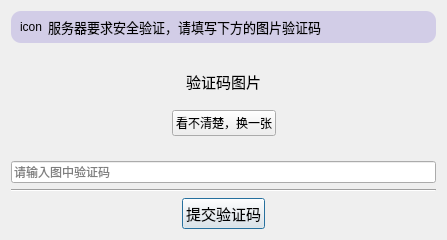
<?xml version="1.0" encoding="UTF-8"?>
<ui version="4.0">
 <class>Dialog</class>
 <widget class="QDialog" name="Dialog">
  <property name="geometry">
   <rect>
    <x>0</x>
    <y>0</y>
    <width>447</width>
    <height>240</height>
   </rect>
  </property>
  <property name="minimumSize">
   <size>
    <width>447</width>
    <height>240</height>
   </size>
  </property>
  <property name="maximumSize">
   <size>
    <width>447</width>
    <height>240</height>
   </size>
  </property>
  <property name="font">
   <font>
    <pointsize>9</pointsize>
   </font>
  </property>
  <property name="windowTitle">
   <string>发贴图片验证码</string>
  </property>
  <layout class="QGridLayout" name="gridLayout">
   <item row="0" column="0">
    <widget class="QFrame" name="frame_4">
     <property name="styleSheet">
      <string notr="true">QFrame#frame_4{
	background-color: rgba(91, 68, 200, 50);
	border-radius: 10px;
}</string>
     </property>
     <property name="frameShape">
      <enum>QFrame::StyledPanel</enum>
     </property>
     <property name="frameShadow">
      <enum>QFrame::Raised</enum>
     </property>
     <layout class="QGridLayout" name="gridLayout_6" columnstretch="0,1">
      <property name="topMargin">
       <number>6</number>
      </property>
      <property name="bottomMargin">
       <number>6</number>
      </property>
      <item row="0" column="1">
       <widget class="QLabel" name="label_15">
        <property name="font">
         <font>
          <pointsize>10</pointsize>
         </font>
        </property>
        <property name="text">
         <string>服务器要求安全验证，请填写下方的图片验证码</string>
        </property>
       </widget>
      </item>
      <item row="0" column="0">
       <widget class="QLabel" name="label_21">
        <property name="text">
         <string>icon</string>
        </property>
       </widget>
      </item>
     </layout>
    </widget>
   </item>
   <item row="4" column="0">
    <widget class="Line" name="line">
     <property name="orientation">
      <enum>Qt::Horizontal</enum>
     </property>
    </widget>
   </item>
   <item row="5" column="0">
    <layout class="QHBoxLayout" name="horizontalLayout_2">
     <item>
      <spacer name="horizontalSpacer_3">
       <property name="orientation">
        <enum>Qt::Horizontal</enum>
       </property>
       <property name="sizeHint" stdset="0">
        <size>
         <width>40</width>
         <height>20</height>
        </size>
       </property>
      </spacer>
     </item>
     <item>
      <widget class="QPushButton" name="pushButton_2">
       <property name="font">
        <font>
         <pointsize>11</pointsize>
        </font>
       </property>
       <property name="text">
        <string>提交验证码</string>
       </property>
      </widget>
     </item>
     <item>
      <spacer name="horizontalSpacer_4">
       <property name="orientation">
        <enum>Qt::Horizontal</enum>
       </property>
       <property name="sizeHint" stdset="0">
        <size>
         <width>40</width>
         <height>20</height>
        </size>
       </property>
      </spacer>
     </item>
    </layout>
   </item>
   <item row="3" column="0">
    <widget class="QLineEdit" name="lineEdit">
     <property name="placeholderText">
      <string>请输入图中验证码</string>
     </property>
    </widget>
   </item>
   <item row="2" column="0">
    <spacer name="verticalSpacer">
     <property name="orientation">
      <enum>Qt::Vertical</enum>
     </property>
     <property name="sizeType">
      <enum>QSizePolicy::Fixed</enum>
     </property>
     <property name="sizeHint" stdset="0">
      <size>
       <width>20</width>
       <height>10</height>
      </size>
     </property>
    </spacer>
   </item>
   <item row="1" column="0">
    <widget class="QFrame" name="verticalFrame">
     <layout class="QVBoxLayout" name="verticalLayout" stretch="1,0">
      <item>
       <widget class="QLabel" name="label">
        <property name="minimumSize">
         <size>
          <width>180</width>
          <height>40</height>
         </size>
        </property>
        <property name="font">
         <font>
          <pointsize>11</pointsize>
         </font>
        </property>
        <property name="text">
         <string>验证码图片</string>
        </property>
        <property name="alignment">
         <set>Qt::AlignCenter</set>
        </property>
       </widget>
      </item>
      <item>
       <layout class="QHBoxLayout" name="horizontalLayout">
        <item>
         <spacer name="horizontalSpacer">
          <property name="orientation">
           <enum>Qt::Horizontal</enum>
          </property>
          <property name="sizeHint" stdset="0">
           <size>
            <width>40</width>
            <height>20</height>
           </size>
          </property>
         </spacer>
        </item>
        <item>
         <widget class="QPushButton" name="pushButton">
          <property name="font">
           <font>
            <pointsize>9</pointsize>
           </font>
          </property>
          <property name="text">
           <string>看不清楚，换一张</string>
          </property>
         </widget>
        </item>
        <item>
         <spacer name="horizontalSpacer_2">
          <property name="orientation">
           <enum>Qt::Horizontal</enum>
          </property>
          <property name="sizeHint" stdset="0">
           <size>
            <width>40</width>
            <height>20</height>
           </size>
          </property>
         </spacer>
        </item>
       </layout>
      </item>
     </layout>
    </widget>
   </item>
  </layout>
 </widget>
 <resources/>
 <connections/>
</ui>
